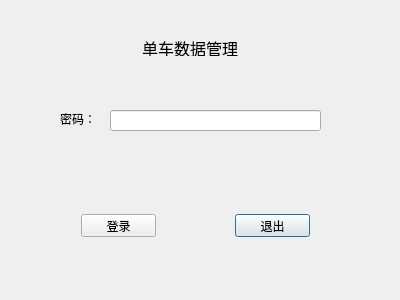
<?xml version="1.0" encoding="UTF-8"?>
<ui version="4.0">
 <class>LoginDialog</class>
 <widget class="QDialog" name="LoginDialog">
  <property name="geometry">
   <rect>
    <x>0</x>
    <y>0</y>
    <width>400</width>
    <height>300</height>
   </rect>
  </property>
  <property name="windowTitle">
   <string>数据管理系统</string>
  </property>
  <property name="windowIcon">
   <iconset resource="tubiao.qrc">
    <normaloff>:/icon/tray.png</normaloff>:/icon/tray.png</iconset>
  </property>
  <widget class="QLabel" name="label">
   <property name="geometry">
    <rect>
     <x>110</x>
     <y>40</y>
     <width>160</width>
     <height>16</height>
    </rect>
   </property>
   <property name="font">
    <font>
     <pointsize>12</pointsize>
    </font>
   </property>
   <property name="text">
    <string>单车数据管理</string>
   </property>
   <property name="alignment">
    <set>Qt::AlignCenter</set>
   </property>
  </widget>
  <widget class="QLineEdit" name="pwdLineEdit">
   <property name="geometry">
    <rect>
     <x>110</x>
     <y>110</y>
     <width>211</width>
     <height>21</height>
    </rect>
   </property>
   <property name="echoMode">
    <enum>QLineEdit::Password</enum>
   </property>
  </widget>
  <widget class="QLabel" name="label_2">
   <property name="geometry">
    <rect>
     <x>60</x>
     <y>111</y>
     <width>36</width>
     <height>16</height>
    </rect>
   </property>
   <property name="text">
    <string>密码：</string>
   </property>
  </widget>
  <widget class="QPushButton" name="quitBtn">
   <property name="geometry">
    <rect>
     <x>235</x>
     <y>214</y>
     <width>75</width>
     <height>23</height>
    </rect>
   </property>
   <property name="text">
    <string>退出</string>
   </property>
  </widget>
  <widget class="QPushButton" name="loginBtn">
   <property name="geometry">
    <rect>
     <x>81</x>
     <y>214</y>
     <width>75</width>
     <height>23</height>
    </rect>
   </property>
   <property name="text">
    <string>登录</string>
   </property>
  </widget>
 </widget>
 <resources>
  <include location="tubiao.qrc"/>
 </resources>
 <connections/>
</ui>
